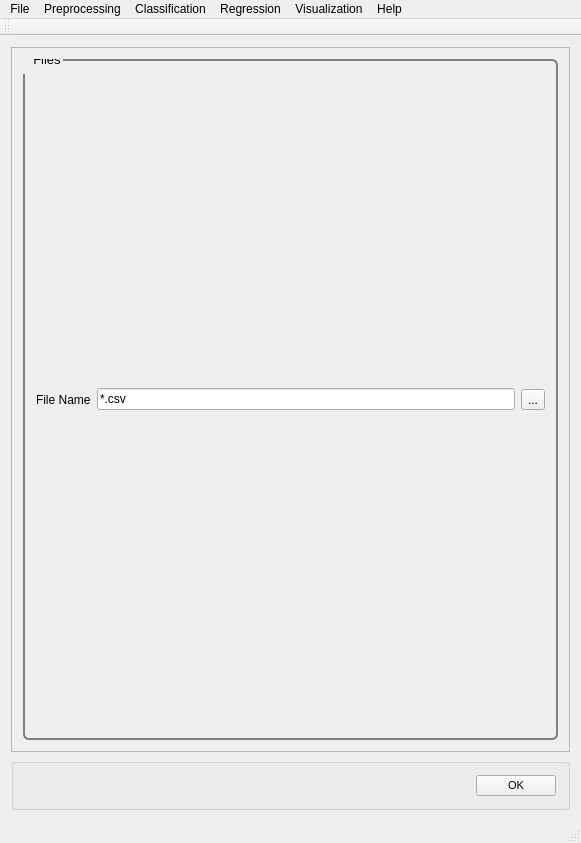
<?xml version="1.0" encoding="UTF-8"?>
<ui version="4.0">
 <class>MainWindow</class>
 <widget class="QMainWindow" name="MainWindow">
  <property name="geometry">
   <rect>
    <x>0</x>
    <y>0</y>
    <width>581</width>
    <height>843</height>
   </rect>
  </property>
  <property name="windowTitle">
   <string>PYSAT</string>
  </property>
  <widget class="QWidget" name="centralWidget">
   <layout class="QVBoxLayout" name="verticalLayout_9">
    <item>
     <widget class="QScrollArea" name="scrollArea">
      <property name="widgetResizable">
       <bool>true</bool>
      </property>
      <widget class="QWidget" name="scrollAreaWidgetContents_2">
       <property name="geometry">
        <rect>
         <x>0</x>
         <y>0</y>
         <width>561</width>
         <height>721</height>
        </rect>
       </property>
       <property name="font">
        <font>
         <pointsize>8</pointsize>
        </font>
       </property>
       <property name="styleSheet">
        <string notr="true">QGroupBox {
  border: 2px solid gray;
  border-radius: 6px;
  margin-top: 0.5em;
}

QGroupBox::title {

  padding-top: -14px;
  padding-left: 8px;
}
</string>
       </property>
       <layout class="QVBoxLayout" name="verticalLayout_8">
        <item>
         <widget class="QGroupBox" name="get_mask">
          <property name="font">
           <font>
            <pointsize>10</pointsize>
           </font>
          </property>
          <property name="title">
           <string>Files</string>
          </property>
          <layout class="QHBoxLayout" name="horizontalLayout">
           <item>
            <widget class="QLabel" name="get_mask_label">
             <property name="text">
              <string>File Name</string>
             </property>
            </widget>
           </item>
           <item>
            <widget class="QLineEdit" name="get_mask_line_edit">
             <property name="text">
              <string extracomment="Make this change whenever a new file is selected">*.csv</string>
             </property>
             <property name="readOnly">
              <bool>true</bool>
             </property>
            </widget>
           </item>
           <item>
            <widget class="QToolButton" name="get_mask_button">
             <property name="text">
              <string>...</string>
             </property>
            </widget>
           </item>
          </layout>
         </widget>
        </item>
       </layout>
      </widget>
     </widget>
    </item>
    <item>
     <widget class="QGroupBox" name="OK">
      <layout class="QHBoxLayout" name="ok">
       <item>
        <spacer name="horizontalSpacer_5">
         <property name="orientation">
          <enum>Qt::Horizontal</enum>
         </property>
         <property name="sizeHint" stdset="0">
          <size>
           <width>40</width>
           <height>20</height>
          </size>
         </property>
        </spacer>
       </item>
       <item>
        <widget class="QPushButton" name="okButton">
         <property name="font">
          <font>
           <pointsize>8</pointsize>
          </font>
         </property>
         <property name="mouseTracking">
          <bool>false</bool>
         </property>
         <property name="text">
          <string>OK</string>
         </property>
        </widget>
       </item>
      </layout>
     </widget>
    </item>
   </layout>
  </widget>
  <widget class="QToolBar" name="mainToolBar">
   <attribute name="toolBarArea">
    <enum>TopToolBarArea</enum>
   </attribute>
   <attribute name="toolBarBreak">
    <bool>false</bool>
   </attribute>
  </widget>
  <widget class="QStatusBar" name="statusBar"/>
  <widget class="QMenuBar" name="menuBar">
   <property name="geometry">
    <rect>
     <x>0</x>
     <y>0</y>
     <width>581</width>
     <height>21</height>
    </rect>
   </property>
   <widget class="QMenu" name="menuFile">
    <property name="title">
     <string>File</string>
    </property>
    <addaction name="actionLoad_Refence_Data"/>
    <addaction name="actionLoad_Unknown_Data"/>
    <addaction name="actionSet_output_location"/>
    <addaction name="separator"/>
    <addaction name="actionSave_Current_Plots"/>
    <addaction name="actionSave_Current_Data"/>
    <addaction name="separator"/>
    <addaction name="actionCreate_New_Workflow"/>
    <addaction name="actionSave_Current_Workflow"/>
    <addaction name="separator"/>
    <addaction name="actionExit"/>
   </widget>
   <widget class="QMenu" name="menuPreprocessing">
    <property name="title">
     <string>Preprocessing</string>
    </property>
    <widget class="QMenu" name="menuBaseline_Removal">
     <property name="title">
      <string>Baseline Removal</string>
     </property>
     <addaction name="actionALS"/>
     <addaction name="actionDietrich"/>
     <addaction name="actionPolyFit"/>
     <addaction name="actionAirPLS"/>
     <addaction name="actionFABC"/>
     <addaction name="actionKK"/>
     <addaction name="actionMario"/>
     <addaction name="actionMedian"/>
     <addaction name="actionRubberband"/>
     <addaction name="actionUndecimated_Wavelet"/>
    </widget>
    <widget class="QMenu" name="menuCalibration_Transfer">
     <property name="title">
      <string>Calibration Transfer</string>
     </property>
     <addaction name="actionRatio"/>
     <addaction name="actionTommy_s_Methgod"/>
     <addaction name="actionPiecewise_Direct_Standardization"/>
     <addaction name="actionOthers_3"/>
    </widget>
    <addaction name="actionNormalization"/>
    <addaction name="actionNoise_Reduction"/>
    <addaction name="actionApply_Mask"/>
    <addaction name="actionInterpolate"/>
    <addaction name="actionInstrument_Response"/>
    <addaction name="menuBaseline_Removal"/>
    <addaction name="menuCalibration_Transfer"/>
    <addaction name="actionICA_2"/>
    <addaction name="actionPCA_2"/>
   </widget>
   <widget class="QMenu" name="menuRegression">
    <property name="title">
     <string>Regression</string>
    </property>
    <addaction name="actionCross_Validation"/>
    <addaction name="actionTrain"/>
    <addaction name="actionPredict"/>
    <addaction name="actionCreate_N_Folds"/>
    <addaction name="actionCreate_Test_Folds"/>
    <addaction name="actionSubmodel_Ranges"/>
   </widget>
   <widget class="QMenu" name="menuHelp">
    <property name="title">
     <string>Help</string>
    </property>
    <addaction name="actionIndex"/>
    <addaction name="actionContent_2"/>
    <addaction name="separator"/>
    <addaction name="actionAbout"/>
    <addaction name="actionAbout_QtCreator"/>
   </widget>
   <widget class="QMenu" name="menuClassification">
    <property name="title">
     <string>Classification</string>
    </property>
    <widget class="QMenu" name="menuSupervised">
     <property name="title">
      <string>Supervised</string>
     </property>
     <addaction name="actionPLS_DA"/>
     <addaction name="actionSIMCA"/>
    </widget>
    <widget class="QMenu" name="menuClustering">
     <property name="title">
      <string>Clustering</string>
     </property>
     <addaction name="actionK_means"/>
     <addaction name="actionHierarchical_2"/>
    </widget>
    <addaction name="menuSupervised"/>
    <addaction name="menuClustering"/>
   </widget>
   <widget class="QMenu" name="menuVisualization">
    <property name="title">
     <string>Visualization</string>
    </property>
    <addaction name="actionLine_Plot"/>
    <addaction name="action1_to_1_Plot"/>
    <addaction name="actionScatter_Plot"/>
   </widget>
   <addaction name="menuFile"/>
   <addaction name="menuPreprocessing"/>
   <addaction name="menuClassification"/>
   <addaction name="menuRegression"/>
   <addaction name="menuVisualization"/>
   <addaction name="menuHelp"/>
  </widget>
  <action name="actionLoad_Refence_Data">
   <property name="text">
    <string>Load Refence Data</string>
   </property>
  </action>
  <action name="actionLoad_Unknown_Data">
   <property name="text">
    <string>Load Unknown Data</string>
   </property>
  </action>
  <action name="actionSave_Current_Workflow">
   <property name="text">
    <string>Save Current Workflow</string>
   </property>
  </action>
  <action name="actionSave_Current_Plots">
   <property name="text">
    <string>Save Current Plots</string>
   </property>
  </action>
  <action name="actionSave_Current_Data">
   <property name="text">
    <string>Save Current Data</string>
   </property>
  </action>
  <action name="actionCreate_New_Workflow">
   <property name="text">
    <string>Create New Workflow</string>
   </property>
  </action>
  <action name="actionNoise_Reduction">
   <property name="text">
    <string>Noise Reduction</string>
   </property>
  </action>
  <action name="actionApply_Mask">
   <property name="text">
    <string>Apply Mask</string>
   </property>
  </action>
  <action name="actionInterpolate">
   <property name="text">
    <string>Interpolate (unknown to known)</string>
   </property>
  </action>
  <action name="actionInstrument_Response">
   <property name="text">
    <string>Instrument Response</string>
   </property>
  </action>
  <action name="actionALS">
   <property name="text">
    <string>ALS</string>
   </property>
  </action>
  <action name="actionDietrich">
   <property name="text">
    <string>Dietrich</string>
   </property>
  </action>
  <action name="actionPolyFit">
   <property name="text">
    <string>PolyFit</string>
   </property>
  </action>
  <action name="actionAirPLS">
   <property name="text">
    <string>AirPLS</string>
   </property>
  </action>
  <action name="actionFABC">
   <property name="text">
    <string>FABC</string>
   </property>
  </action>
  <action name="actionKK">
   <property name="text">
    <string>KK</string>
   </property>
  </action>
  <action name="actionMario">
   <property name="text">
    <string>Mario</string>
   </property>
  </action>
  <action name="actionMedian">
   <property name="text">
    <string>Median</string>
   </property>
  </action>
  <action name="actionRubberband">
   <property name="text">
    <string>Rubberband</string>
   </property>
  </action>
  <action name="actionUndecimated_Wavelet">
   <property name="text">
    <string>Undecimated Wavelet</string>
   </property>
  </action>
  <action name="actionRatio">
   <property name="text">
    <string>Ratio</string>
   </property>
  </action>
  <action name="actionTommy_s_Methgod">
   <property name="text">
    <string>Tommy's Method</string>
   </property>
  </action>
  <action name="actionPiecewise_Direct_Standardization">
   <property name="text">
    <string>Piecewise Direct Standardization</string>
   </property>
  </action>
  <action name="actionPCA">
   <property name="text">
    <string>PCA</string>
   </property>
  </action>
  <action name="actionICA">
   <property name="text">
    <string>ICA</string>
   </property>
  </action>
  <action name="actionK_Means">
   <property name="text">
    <string>K-Means</string>
   </property>
  </action>
  <action name="actionHierarchical">
   <property name="text">
    <string>Hierarchical</string>
   </property>
  </action>
  <action name="actionOthers">
   <property name="text">
    <string>Others...</string>
   </property>
  </action>
  <action name="actionOthers_2">
   <property name="text">
    <string>Others...</string>
   </property>
  </action>
  <action name="actionOthers_3">
   <property name="text">
    <string>Others...</string>
   </property>
  </action>
  <action name="actionPLS">
   <property name="text">
    <string>PLS</string>
   </property>
  </action>
  <action name="actionSM_PLS">
   <property name="text">
    <string>SM-PLS</string>
   </property>
  </action>
  <action name="actionICA_Regression">
   <property name="text">
    <string>ICA Regression</string>
   </property>
  </action>
  <action name="actionGaussian_Process">
   <property name="text">
    <string>Gaussian Process</string>
   </property>
  </action>
  <action name="actionMLP">
   <property name="text">
    <string>MLP</string>
   </property>
  </action>
  <action name="actionSVM">
   <property name="text">
    <string>SVM</string>
   </property>
  </action>
  <action name="actionOthers_4">
   <property name="text">
    <string>Others...</string>
   </property>
  </action>
  <action name="actionOthers_5">
   <property name="text">
    <string>Others...</string>
   </property>
  </action>
  <action name="actionIndex">
   <property name="text">
    <string>Index</string>
   </property>
  </action>
  <action name="actionContent_2">
   <property name="text">
    <string>Content</string>
   </property>
  </action>
  <action name="actionAbout">
   <property name="text">
    <string>About...</string>
   </property>
  </action>
  <action name="actionAbout_QtCreator">
   <property name="text">
    <string>About Qt...</string>
   </property>
  </action>
  <action name="actionExit">
   <property name="text">
    <string>Exit</string>
   </property>
  </action>
  <action name="actionNormalization">
   <property name="text">
    <string>Normalization</string>
   </property>
  </action>
  <action name="actionICA_2">
   <property name="text">
    <string>ICA</string>
   </property>
  </action>
  <action name="actionPCA_2">
   <property name="text">
    <string>PCA</string>
   </property>
  </action>
  <action name="actionPLS_DA">
   <property name="text">
    <string>PLS-DA</string>
   </property>
  </action>
  <action name="actionSIMCA">
   <property name="text">
    <string>SIMCA</string>
   </property>
  </action>
  <action name="actionK_means">
   <property name="text">
    <string>K-means</string>
   </property>
  </action>
  <action name="actionHierarchical_2">
   <property name="text">
    <string>Hierarchical</string>
   </property>
  </action>
  <action name="actionCross_Validation">
   <property name="text">
    <string>Cross Validation</string>
   </property>
  </action>
  <action name="actionTrain">
   <property name="text">
    <string>Train</string>
   </property>
  </action>
  <action name="actionPredict">
   <property name="text">
    <string>Predict</string>
   </property>
  </action>
  <action name="actionLine_Plot">
   <property name="text">
    <string>Line Plot</string>
   </property>
  </action>
  <action name="action1_to_1_Plot">
   <property name="text">
    <string>1 to 1 Plot</string>
   </property>
  </action>
  <action name="actionScatter_Plot">
   <property name="text">
    <string>Scatter Plot</string>
   </property>
  </action>
  <action name="actionSet_output_location">
   <property name="text">
    <string>Output Location</string>
   </property>
  </action>
  <action name="actionCreate_N_Folds">
   <property name="text">
    <string>Create N Folds</string>
   </property>
  </action>
  <action name="actionCreate_Test_Folds">
   <property name="text">
    <string>Create Test Folds</string>
   </property>
  </action>
  <action name="actionSubmodel_Ranges">
   <property name="text">
    <string>Submodel Ranges</string>
   </property>
  </action>
 </widget>
 <layoutdefault spacing="6" margin="11"/>
 <resources/>
 <connections/>
</ui>
